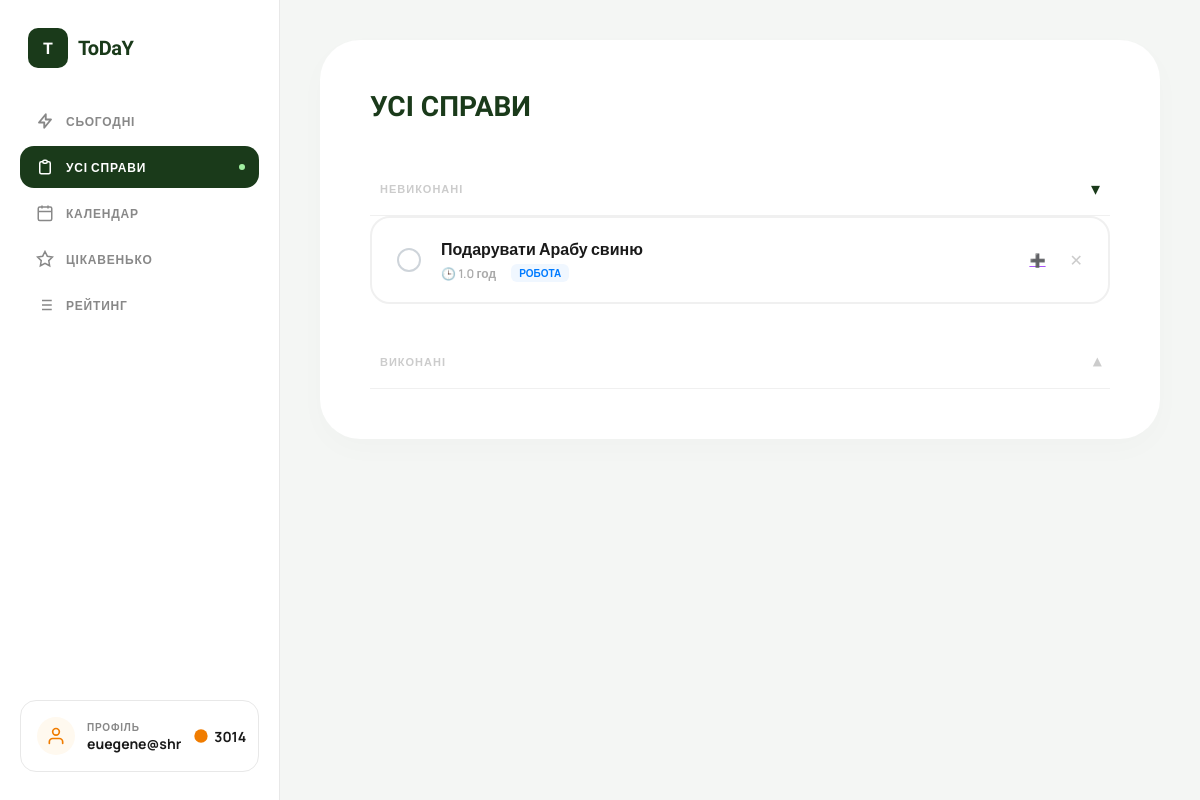
The page /tasks/ (signed in) on the database as committed earlier.
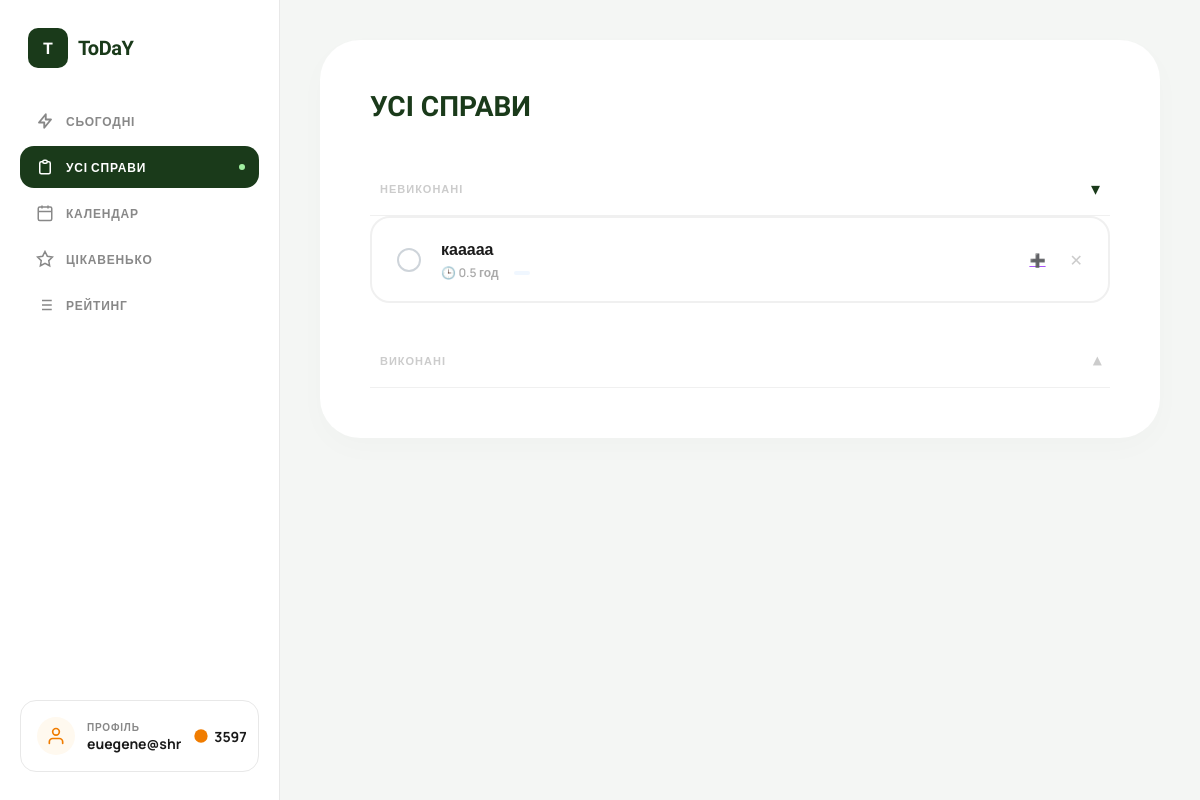
The same page on the database as committed later.
### users/models.py (models this page shows)
class User(AbstractUser):
    email = models.EmailField(unique=True)
    total_points = models.IntegerField(default=0)
    coins = models.IntegerField(default=100)  # added this for coin sysytem
    USERNAME_FIELD = "email"
    REQUIRED_FIELDS = ['username']

### tasks/models.py (models this page shows, shortened)
class Task(models.Model):
    user = models.ForeignKey(User, on_delete=models.CASCADE)
    title = models.CharField(max_length=255)
    category = models.ForeignKey(Category, null=True, blank=True, on_delete=models.SET_NULL)
    planned_date = models.DateField(
        default=timezone.localdate,
        null=True,
        blank=True
    )
    is_for_today = models.BooleanField(default=False)
    deadline_time = models.TimeField(default="23:59") # Непотрібен
    estimated_hours = models.FloatField(default=1)
    is_completed = models.BooleanField(default=False)
    order = models.IntegerField(default=0)
    created_at = models.DateTimeField(auto_now_add=True)
    completed_at = models.DateTimeField(null=True, blank=True)
    def __str__(self):
        return self.title

class Category(models.Model):
    name = models.CharField(max_length=100)
    color = models.CharField(max_length=7, default='#000000')
    user = models.ForeignKey(User, on_delete=models.CASCADE, null=True, blank=True)

### tasks/views.py (the view)
# urls.py: path('', views.task_list, name='task_list'),
@login_required
def task_list(request):
    incomplete = Task.objects.filter(user=request.user, is_completed=False).order_by('order')
    completed = Task.objects.filter(user=request.user, is_completed=True).order_by('-created_at')
    categories = Category.objects.filter(user=request.user)
    print("INCOMPLETE:", incomplete)
    print("COMPLETED:", completed)
    return render(request, 'myapp/general_tasks.html', {
        'incomplete_tasks': incomplete,
        'completed_tasks': completed,
        'categories': categories,
    })

### myapp/templates/myapp/general_tasks.html (shortened to what the changed rows need)
{% load static %}
<!DOCTYPE html>
<html lang="uk">
<head>
    <link rel="stylesheet" href="{% static 'myapp/css/menu.css' %}">
</head>
<body>
    <aside class="sidebar">
    <a href="{% url 'myapp:profile' %}" class="profile-card" style="text-decoration: none; color: inherit; display: flex;">
        <div class="profile-avatar">
        <svg width="20" height="20" fill="none" viewBox="0 0 24 24" stroke="currentColor" stroke-width="2">
            <path stroke-linecap="round" stroke-linejoin="round" d="M20 21v-2a4 4 0 00-4-4H8a4 4 0 00-4 4v2"/>
            <circle cx="12" cy="7" r="4"/>
        </svg>
        </div>
        <div class="profile-info">
        <div class="profile-label">Профіль</div>
        <div class="profile-name">{{ request.user.username }}</div>
        </div>
        <div class="coins">
        <svg width="16" height="16" fill="currentColor" viewBox="0 0 24 24" style="color:var(--orange)">
            <circle cx="12" cy="12" r="10"/>
        </svg>
        {{ request.user.coins|default:0 }}
        </div>
    </a>
    </aside>
    <main class="general-container">
        <div class="white-card">
            <h1 class="page-title">УСІ СПРАВИ</h1>
            <div class="accordion-section">
                <div id="incomplete-list" class="accordion-content open">
                    {% for task in incomplete_tasks %}
                    <div class="task-item">
                        <a href="{% url 'tasks:complete_task' task.id %}" class="circle-check"></a>
                        <div class="task-content">
                            <div class="task-name">{{ task.title }}</div>
                            <div class="task-meta-row">
                                <span class="time-info">🕒 {{ task.estimated_hours }} год</span>
                                <span class="cat-tag">{{ task.category.name|upper|default:"" }}</span>
                            </div>
                        </div>
                        {% if task.is_for_today %}
                            <a href="{% url 'tasks:move_to_today' task.id %}" class="lightning-btn today" title="Вже на сьогодні">✔</a>
                        {% else %}
                            <a href="{% url 'tasks:move_to_today' task.id %}" class="lightning-btn not-today" title="Додати на сьогодні">➕</a>
                        {% endif %}
                        <a href="{% url 'tasks:delete_task' task.id %}"
                            onclick="return confirm('Видалити завдання?')"
                            style="color:#ccc; font-size:16px; text-decoration:none; margin-left:4px;"
                            title="Видалити">✕</a>
                    </div>
                    {% empty %}
                        <p class="empty-msg">Список порожній</p>
                    {% endfor %}
                </div>
            </div>
        </div>
    </main>
</body>
</html>

Rows that differ between the two databases and show on the page:
no longer on this page (row edited): Task: title "Подарувати Арабу свиню", estimated_hours "1.0", category.name "РОБОТА"
changed User "euegene@shr": user.coins "3014" → "3597"
added Task: title "кааааа", estimated_hours "0.5"
